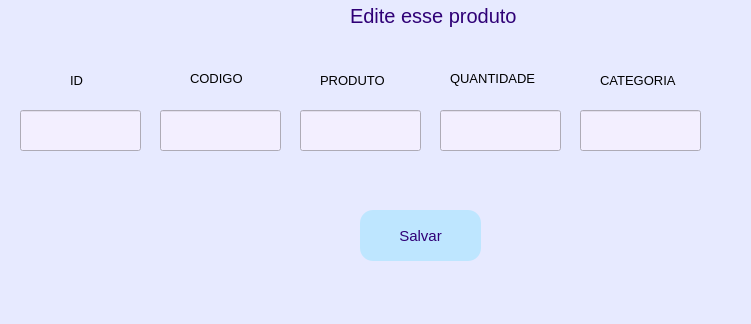
<?xml version="1.0" encoding="UTF-8"?>
<ui version="4.0">
 <class>MainWindow</class>
 <widget class="QMainWindow" name="MainWindow">
  <property name="geometry">
   <rect>
    <x>0</x>
    <y>0</y>
    <width>751</width>
    <height>324</height>
   </rect>
  </property>
  <property name="windowTitle">
   <string>MainWindow</string>
  </property>
  <property name="styleSheet">
   <string notr="true">background-color: rgb(231, 234, 255)
</string>
  </property>
  <widget class="QWidget" name="centralwidget">
   <widget class="QLabel" name="label">
    <property name="geometry">
     <rect>
      <x>350</x>
      <y>0</y>
      <width>221</width>
      <height>31</height>
     </rect>
    </property>
    <property name="font">
     <font>
      <pointsize>15</pointsize>
     </font>
    </property>
    <property name="styleSheet">
     <string notr="true">color: rgb(47, 0, 118)</string>
    </property>
    <property name="text">
     <string>Edite esse produto</string>
    </property>
   </widget>
   <widget class="QLabel" name="label_2">
    <property name="geometry">
     <rect>
      <x>70</x>
      <y>70</y>
      <width>41</width>
      <height>21</height>
     </rect>
    </property>
    <property name="font">
     <font>
      <pointsize>10</pointsize>
     </font>
    </property>
    <property name="text">
     <string>ID</string>
    </property>
   </widget>
   <widget class="QLabel" name="label_3">
    <property name="geometry">
     <rect>
      <x>190</x>
      <y>70</y>
      <width>81</width>
      <height>16</height>
     </rect>
    </property>
    <property name="font">
     <font>
      <pointsize>10</pointsize>
     </font>
    </property>
    <property name="text">
     <string>CODIGO</string>
    </property>
   </widget>
   <widget class="QLabel" name="label_4">
    <property name="geometry">
     <rect>
      <x>320</x>
      <y>70</y>
      <width>91</width>
      <height>21</height>
     </rect>
    </property>
    <property name="font">
     <font>
      <pointsize>10</pointsize>
     </font>
    </property>
    <property name="text">
     <string>PRODUTO</string>
    </property>
   </widget>
   <widget class="QLabel" name="label_6">
    <property name="geometry">
     <rect>
      <x>600</x>
      <y>70</y>
      <width>91</width>
      <height>21</height>
     </rect>
    </property>
    <property name="font">
     <font>
      <pointsize>10</pointsize>
     </font>
    </property>
    <property name="text">
     <string>CATEGORIA</string>
    </property>
   </widget>
   <widget class="QLineEdit" name="lineEdit_ID">
    <property name="geometry">
     <rect>
      <x>20</x>
      <y>110</y>
      <width>121</width>
      <height>41</height>
     </rect>
    </property>
    <property name="styleSheet">
     <string notr="true">background-color: rgb(243, 239, 255)</string>
    </property>
   </widget>
   <widget class="QLineEdit" name="lineEdit_Cod">
    <property name="geometry">
     <rect>
      <x>160</x>
      <y>110</y>
      <width>121</width>
      <height>41</height>
     </rect>
    </property>
    <property name="styleSheet">
     <string notr="true">background-color: rgb(243, 239, 255)</string>
    </property>
   </widget>
   <widget class="QLineEdit" name="lineEdit_Prod">
    <property name="geometry">
     <rect>
      <x>300</x>
      <y>110</y>
      <width>121</width>
      <height>41</height>
     </rect>
    </property>
    <property name="styleSheet">
     <string notr="true">background-color: rgb(243, 239, 255)</string>
    </property>
   </widget>
   <widget class="QLineEdit" name="lineEdit_Categ">
    <property name="geometry">
     <rect>
      <x>580</x>
      <y>110</y>
      <width>121</width>
      <height>41</height>
     </rect>
    </property>
    <property name="styleSheet">
     <string notr="true">background-color: rgb(243, 239, 255)</string>
    </property>
   </widget>
   <widget class="QPushButton" name="btn_salvar">
    <property name="geometry">
     <rect>
      <x>360</x>
      <y>210</y>
      <width>121</width>
      <height>51</height>
     </rect>
    </property>
    <property name="font">
     <font>
      <pointsize>11</pointsize>
      <weight>50</weight>
      <bold>false</bold>
     </font>
    </property>
    <property name="cursor">
     <cursorShape>PointingHandCursor</cursorShape>
    </property>
    <property name="styleSheet">
     <string notr="true">QPushButton{

	background-color:rgb(190, 230, 255);
	color: rgb(47, 0, 118);
	border-radius:13px

}

QPushButton:hover{
	background-color:rgb(47, 0, 118);
	color: rgb(190, 230, 255);
}
</string>
    </property>
    <property name="text">
     <string>Salvar</string>
    </property>
   </widget>
   <widget class="QLineEdit" name="lineEdit_Quant">
    <property name="geometry">
     <rect>
      <x>440</x>
      <y>110</y>
      <width>121</width>
      <height>41</height>
     </rect>
    </property>
    <property name="styleSheet">
     <string notr="true">background-color: rgb(243, 239, 255)</string>
    </property>
   </widget>
   <widget class="QLabel" name="label_7">
    <property name="geometry">
     <rect>
      <x>450</x>
      <y>70</y>
      <width>111</width>
      <height>16</height>
     </rect>
    </property>
    <property name="font">
     <font>
      <pointsize>10</pointsize>
     </font>
    </property>
    <property name="text">
     <string>QUANTIDADE</string>
    </property>
   </widget>
  </widget>
  <widget class="QMenuBar" name="menubar">
   <property name="geometry">
    <rect>
     <x>0</x>
     <y>0</y>
     <width>751</width>
     <height>26</height>
    </rect>
   </property>
  </widget>
  <widget class="QStatusBar" name="statusbar"/>
 </widget>
 <resources/>
 <connections/>
</ui>
